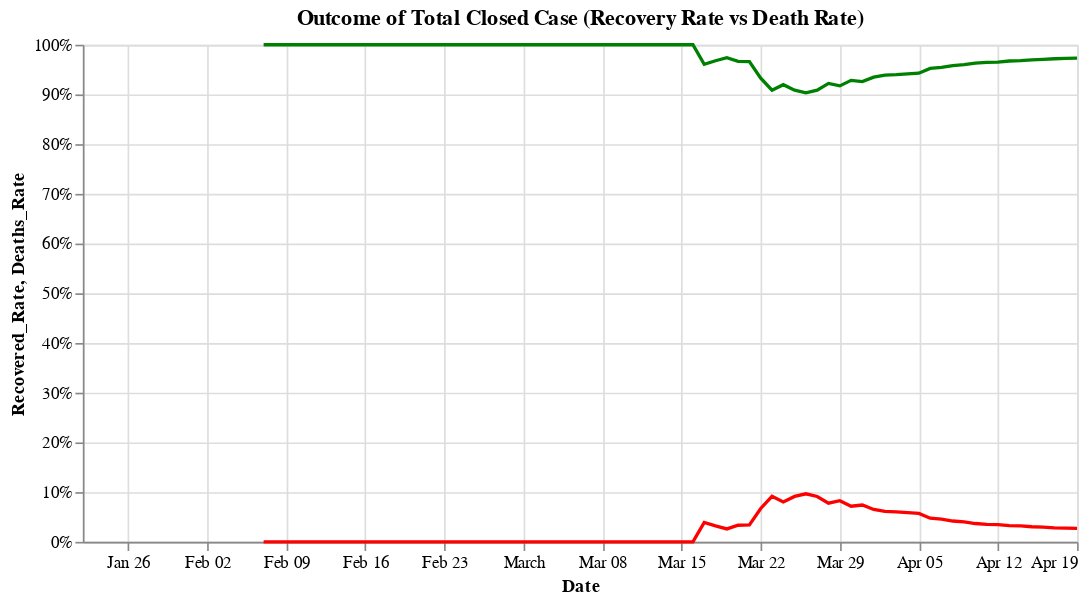

Write notebook code for a chart like this one.
### Code cell
#hide_input
_base = alt.Chart(df_summary_my[['Date', 'Recovered_Rate', 'Deaths_Rate']]).encode(x='Date:T')
_recovered = _base.mark_line(color='green').encode(
              y=alt.Y('Recovered_Rate:Q', axis=alt.Axis(format='%')))
_deaths = _base.mark_line(color='red').encode(y=alt.Y('Deaths_Rate:Q', axis=alt.Axis(format='%')))

(_recovered + _deaths).properties(title='Outcome of Total Closed Case (Recovery Rate vs Death Rate)', width=600)

### Figure 1 — Vega-Lite specification as saved in the notebook (floating-point values rounded to 4 significant figures)
{"config": {"view": {"continuousWidth": 400, "continuousHeight": 300}}, "layer": [{"mark": {"type": "line", "color": "green"}, "encoding": {"x": {"type": "temporal", "field": "Date"}, "y": {"type": "quantitative", "axis": {"format": "%"}, "field": "Recovered_Rate"}}}, {"mark": {"type": "line", "color": "red"}, "encoding": {"x": {"type": "temporal", "field": "Date"}, "y": {"type": "quantitative", "axis": {"format": "%"}, "field": "Deaths_Rate"}}}], "data": {"name": "data-78c5cc13d6d61eeba23d983ca8075cdc"}, "title": "Outcome of Total Closed Case (Recovery Rate vs Death Rate)", "width": 600, "$schema": "https://vega.github.io/schema/vega-lite/v4.8.1.json", "datasets": {"data-78c5cc13d6d61eeba23d983ca8075cdc": [{"Date": "2020-01-22T00:00:00", "Recovered_Rate": null, "Deaths_Rate": null}, {"Date": "2020-01-23T00:00:00", "Recovered_Rate": null, "Deaths_Rate": null}, {"Date": "2020-01-24T00:00:00", "Recovered_Rate": null, "Deaths_Rate": null}, {"Date": "2020-01-25T00:00:00", "Recovered_Rate": null, "Deaths_Rate": null}, {"Date": "2020-01-26T00:00:00", "Recovered_Rate": null, "Deaths_Rate": null}, {"Date": "2020-01-27T00:00:00", "Recovered_Rate": null, "Deaths_Rate": null}, {"Date": "2020-01-28T00:00:00", "Recovered_Rate": null, "Deaths_Rate": null}, {"Date": "2020-01-29T00:00:00", "Recovered_Rate": null, "Deaths_Rate": null}, {"Date": "2020-01-30T00:00:00", "Recovered_Rate": null, "Deaths_Rate": null}, {"Date": "2020-01-31T00:00:00", "Recovered_Rate": null, "Deaths_Rate": null}, {"Date": "2020-02-01T00:00:00", "Recovered_Rate": null, "Deaths_Rate": null}, {"Date": "2020-02-02T00:00:00", "Recovered_Rate": null, "Deaths_Rate": null}, {"Date": "2020-02-03T00:00:00", "Recovered_Rate": null, "Deaths_Rate": null}, {"Date": "2020-02-04T00:00:00", "Recovered_Rate": null, "Deaths_Rate": null}, {"Date": "2020-02-05T00:00:00", "Recovered_Rate": null, "Deaths_Rate": null}, {"Date": "2020-02-06T00:00:00", "Recovered_Rate": null, "Deaths_Rate": null}, {"Date": "2020-02-07T00:00:00", "Recovered_Rate": 1.0, "Deaths_Rate": 0.0}, {"Date": "2020-02-08T00:00:00", "Recovered_Rate": 1.0, "Deaths_Rate": 0.0}, {"Date": "2020-02-09T00:00:00", "Recovered_Rate": 1.0, "Deaths_Rate": 0.0}, {"Date": "2020-02-10T00:00:00", "Recovered_Rate": 1.0, "Deaths_Rate": 0.0}, {"Date": "2020-02-11T00:00:00", "Recovered_Rate": 1.0, "Deaths_Rate": 0.0}, {"Date": "2020-02-12T00:00:00", "Recovered_Rate": 1.0, "Deaths_Rate": 0.0}, {"Date": "2020-02-13T00:00:00", "Recovered_Rate": 1.0, "Deaths_Rate": 0.0}, {"Date": "2020-02-14T00:00:00", "Recovered_Rate": 1.0, "Deaths_Rate": 0.0}, {"Date": "2020-02-15T00:00:00", "Recovered_Rate": 1.0, "Deaths_Rate": 0.0}, {"Date": "2020-02-16T00:00:00", "Recovered_Rate": 1.0, "Deaths_Rate": 0.0}, {"Date": "2020-02-17T00:00:00", "Recovered_Rate": 1.0, "Deaths_Rate": 0.0}, {"Date": "2020-02-18T00:00:00", "Recovered_Rate": 1.0, "Deaths_Rate": 0.0}, {"Date": "2020-02-19T00:00:00", "Recovered_Rate": 1.0, "Deaths_Rate": 0.0}, {"Date": "2020-02-20T00:00:00", "Recovered_Rate": 1.0, "Deaths_Rate": 0.0}, {"Date": "2020-02-21T00:00:00", "Recovered_Rate": 1.0, "Deaths_Rate": 0.0}, {"Date": "2020-02-22T00:00:00", "Recovered_Rate": 1.0, "Deaths_Rate": 0.0}, {"Date": "2020-02-23T00:00:00", "Recovered_Rate": 1.0, "Deaths_Rate": 0.0}, {"Date": "2020-02-24T00:00:00", "Recovered_Rate": 1.0, "Deaths_Rate": 0.0}, {"Date": "2020-02-25T00:00:00", "Recovered_Rate": 1.0, "Deaths_Rate": 0.0}, {"Date": "2020-02-26T00:00:00", "Recovered_Rate": 1.0, "Deaths_Rate": 0.0}, {"Date": "2020-02-27T00:00:00", "Recovered_Rate": 1.0, "Deaths_Rate": 0.0}, {"Date": "2020-02-28T00:00:00", "Recovered_Rate": 1.0, "Deaths_Rate": 0.0}, {"Date": "2020-02-29T00:00:00", "Recovered_Rate": 1.0, "Deaths_Rate": 0.0}, {"Date": "2020-03-01T00:00:00", "Recovered_Rate": 1.0, "Deaths_Rate": 0.0}, {"Date": "2020-03-02T00:00:00", "Recovered_Rate": 1.0, "Deaths_Rate": 0.0}, {"Date": "2020-03-03T00:00:00", "Recovered_Rate": 1.0, "Deaths_Rate": 0.0}, {"Date": "2020-03-04T00:00:00", "Recovered_Rate": 1.0, "Deaths_Rate": 0.0}, {"Date": "2020-03-05T00:00:00", "Recovered_Rate": 1.0, "Deaths_Rate": 0.0}, {"Date": "2020-03-06T00:00:00", "Recovered_Rate": 1.0, "Deaths_Rate": 0.0}, {"Date": "2020-03-07T00:00:00", "Recovered_Rate": 1.0, "Deaths_Rate": 0.0}, {"Date": "2020-03-08T00:00:00", "Recovered_Rate": 1.0, "Deaths_Rate": 0.0}, {"Date": "2020-03-09T00:00:00", "Recovered_Rate": 1.0, "Deaths_Rate": 0.0}, {"Date": "2020-03-10T00:00:00", "Recovered_Rate": 1.0, "Deaths_Rate": 0.0}, {"Date": "2020-03-11T00:00:00", "Recovered_Rate": 1.0, "Deaths_Rate": 0.0}, {"Date": "2020-03-12T00:00:00", "Recovered_Rate": 1.0, "Deaths_Rate": 0.0}, {"Date": "2020-03-13T00:00:00", "Recovered_Rate": 1.0, "Deaths_Rate": 0.0}, {"Date": "2020-03-14T00:00:00", "Recovered_Rate": 1.0, "Deaths_Rate": 0.0}, {"Date": "2020-03-15T00:00:00", "Recovered_Rate": 1.0, "Deaths_Rate": 0.0}, {"Date": "2020-03-16T00:00:00", "Recovered_Rate": 1.0, "Deaths_Rate": 0.0}, {"Date": "2020-03-17T00:00:00", "Recovered_Rate": 0.9608, "Deaths_Rate": 0.03922}, {"Date": "2020-03-18T00:00:00", "Recovered_Rate": 0.9677, "Deaths_Rate": 0.03226}, {"Date": "2020-03-19T00:00:00", "Recovered_Rate": 0.974, "Deaths_Rate": 0.02597}, {"Date": "2020-03-20T00:00:00", "Recovered_Rate": 0.9667, "Deaths_Rate": 0.03333}, {"Date": "2020-03-21T00:00:00", "Recovered_Rate": 0.9661, "Deaths_Rate": 0.0339}, {"Date": "2020-03-22T00:00:00", "Recovered_Rate": 0.9329, "Deaths_Rate": 0.06711}, {"Date": "2020-03-23T00:00:00", "Recovered_Rate": 0.9085, "Deaths_Rate": 0.0915}, {"Date": "2020-03-24T00:00:00", "Recovered_Rate": 0.9196, "Deaths_Rate": 0.0804}, {"Date": "2020-03-25T00:00:00", "Recovered_Rate": 0.9087, "Deaths_Rate": 0.09132}, {"Date": "2020-03-26T00:00:00", "Recovered_Rate": 0.9034, "Deaths_Rate": 0.09664}, {"Date": "2020-03-27T00:00:00", "Recovered_Rate": 0.9088, "Deaths_Rate": 0.09123}, {"Date": "2020-03-28T00:00:00", "Recovered_Rate": 0.9222, "Deaths_Rate": 0.07781}, {"Date": "2020-03-29T00:00:00", "Recovered_Rate": 0.9173, "Deaths_Rate": 0.08274}, {"Date": "2020-03-30T00:00:00", "Recovered_Rate": 0.9283, "Deaths_Rate": 0.07171}, {"Date": "2020-03-31T00:00:00", "Recovered_Rate": 0.9259, "Deaths_Rate": 0.07414}, {"Date": "2020-04-01T00:00:00", "Recovered_Rate": 0.9348, "Deaths_Rate": 0.06522}, {"Date": "2020-04-02T00:00:00", "Recovered_Rate": 0.9388, "Deaths_Rate": 0.0612}, {"Date": "2020-04-03T00:00:00", "Recovered_Rate": 0.9398, "Deaths_Rate": 0.06023}, {"Date": "2020-04-04T00:00:00", "Recovered_Rate": 0.9414, "Deaths_Rate": 0.05864}, {"Date": "2020-04-05T00:00:00", "Recovered_Rate": 0.9428, "Deaths_Rate": 0.05722}, {"Date": "2020-04-06T00:00:00", "Recovered_Rate": 0.9524, "Deaths_Rate": 0.04758}, {"Date": "2020-04-07T00:00:00", "Recovered_Rate": 0.9545, "Deaths_Rate": 0.04552}, {"Date": "2020-04-08T00:00:00", "Recovered_Rate": 0.9581, "Deaths_Rate": 0.04188}, {"Date": "2020-04-09T00:00:00", "Recovered_Rate": 0.96, "Deaths_Rate": 0.04}, {"Date": "2020-04-10T00:00:00", "Recovered_Rate": 0.9632, "Deaths_Rate": 0.03684}, {"Date": "2020-04-11T00:00:00", "Recovered_Rate": 0.9647, "Deaths_Rate": 0.0353}, {"Date": "2020-04-12T00:00:00", "Recovered_Rate": 0.9652, "Deaths_Rate": 0.0348}, {"Date": "2020-04-13T00:00:00", "Recovered_Rate": 0.9673, "Deaths_Rate": 0.03272}, {"Date": "2020-04-14T00:00:00", "Recovered_Rate": 0.968, "Deaths_Rate": 0.03203}, {"Date": "2020-04-15T00:00:00", "Recovered_Rate": 0.9696, "Deaths_Rate": 0.0304}, {"Date": "2020-04-16T00:00:00", "Recovered_Rate": 0.9705, "Deaths_Rate": 0.02947}, {"Date": "2020-04-17T00:00:00", "Recovered_Rate": 0.9718, "Deaths_Rate": 0.02817}, {"Date": "2020-04-18T00:00:00", "Recovered_Rate": 0.9724, "Deaths_Rate": 0.02759}, {"Date": "2020-04-19T00:00:00", "Recovered_Rate": 0.9729, "Deaths_Rate": 0.02708}]}}
